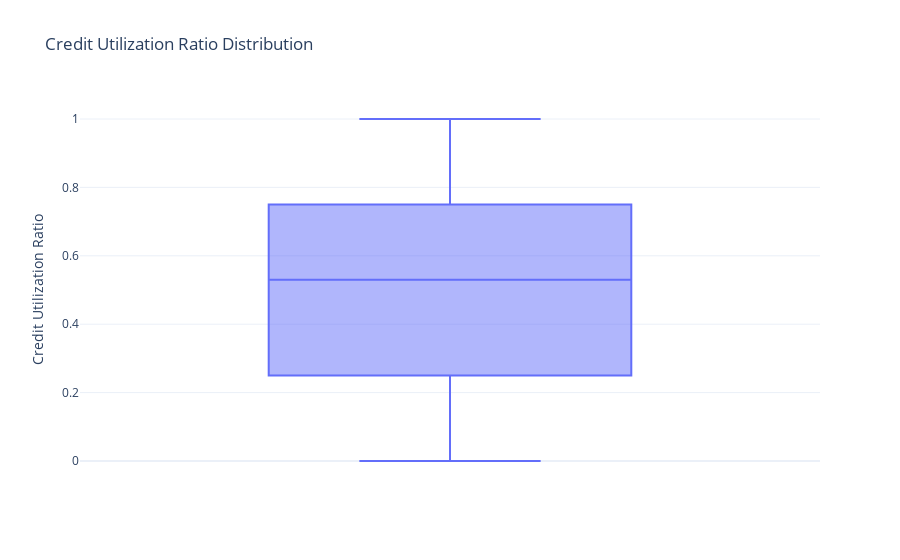

Here is the notebook cell this chart was saved with:
### Markdown cell above
### 2.4.1 Credit utilization box plot

### Code cell
credit_utilization_fig = px.box(df, y='Credit Utilization Ratio',
                                title='Credit Utilization Ratio Distribution')
credit_utilization_fig.show()

### Figure 1 — Plotly figure (JSON) as saved in the notebook; plotly's stock layout.template omitted (floating-point values rounded to 4 significant figures; data arrays with more than 128 entries replaced by an {"elided": "..."} marker saying what was removed)
{"data": [{"alignmentgroup": "True", "hovertemplate": "Credit Utilization Ratio=%{y}<extra></extra>", "legendgroup": "", "marker": {"color": "#636efa"}, "name": "", "notched": false, "offsetgroup": "", "orientation": "v", "showlegend": false, "type": "box", "x0": " ", "xaxis": "x", "y": {"elided": "1000 float values"}, "y0": " ", "yaxis": "y"}], "layout": {"boxmode": "group", "legend": {"tracegroupgap": 0}, "title": {"text": "Credit Utilization Ratio Distribution"}, "xaxis": {"anchor": "y", "domain": [0, 1]}, "yaxis": {"anchor": "x", "domain": [0, 1], "title": {"text": "Credit Utilization Ratio"}}}}
